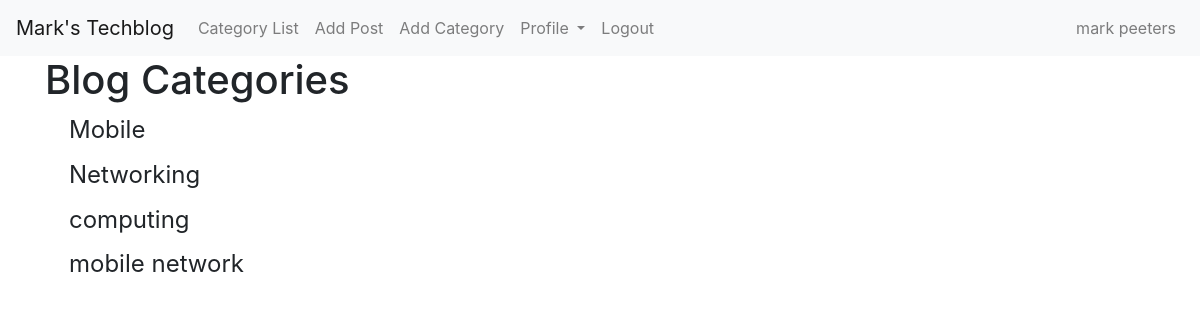
The page /category-list/ (signed in) on the database as committed earlier.
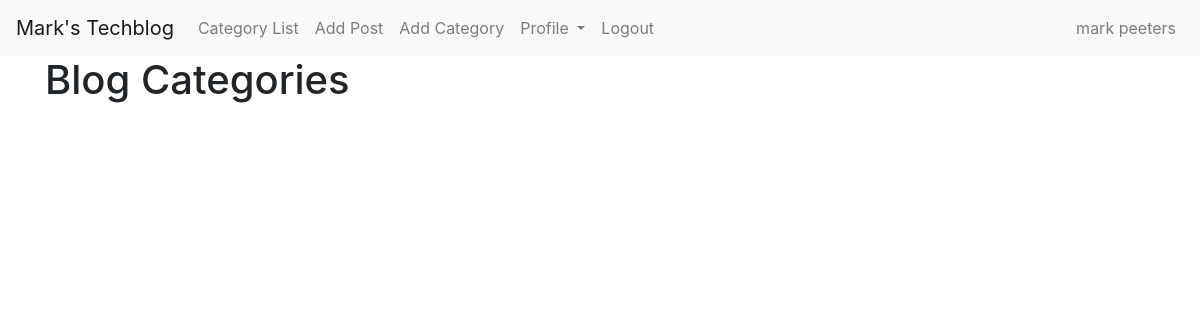
The same page on the database as committed later.
### blog/models.py (models this page shows, shortened)
class Category(models.Model):
    name = models.CharField(max_length=50)
    def __str__(self):
        return self.name

### blog/views.py (the view)
# urls.py: path('category-list/', CategoryListView, name='category-list'),
def CategoryListView(request):
    cat_menu_list = Category.objects.all()
    return render(request, 'categorie_list.html', {'cat_menu_list': cat_menu_list})

### blog/templates/categorie_list.html (shortened to what this page needs)
{% extends 'base.html' %}
{% block content %}
<h1> Blog Categories</h1>
                {% for item in cat_menu_list %}
                <h4><a class="dropdown-item" href="{% url 'category' item|slugify %}">{{ item }}</a></h4>
                {% endfor %}
{% endblock %}

Rows that differ between the two databases and show on the page:
removed Category: name "Mobile"
removed Category: name "Networking"
removed Category: name "computing"
removed Category: name "mobile network"
